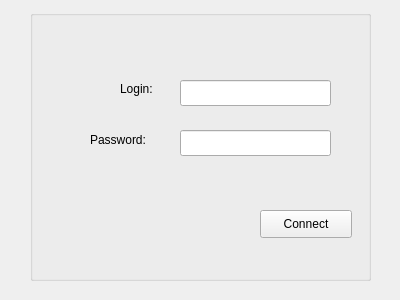
<?xml version="1.0" encoding="UTF-8"?>
<ui version="4.0">
 <class>Form</class>
 <widget class="QWidget" name="Form">
  <property name="geometry">
   <rect>
    <x>0</x>
    <y>0</y>
    <width>400</width>
    <height>300</height>
   </rect>
  </property>
  <property name="windowTitle">
   <string>Form</string>
  </property>
  <widget class="QGroupBox" name="groupBox">
   <property name="geometry">
    <rect>
     <x>30</x>
     <y>10</y>
     <width>341</width>
     <height>271</height>
    </rect>
   </property>
   <property name="title">
    <string/>
   </property>
   <widget class="QPushButton" name="connectButton">
    <property name="geometry">
     <rect>
      <x>230</x>
      <y>200</y>
      <width>92</width>
      <height>28</height>
     </rect>
    </property>
    <property name="text">
     <string>Connect</string>
    </property>
   </widget>
   <widget class="QLineEdit" name="loginE">
    <property name="geometry">
     <rect>
      <x>150</x>
      <y>70</y>
      <width>151</width>
      <height>26</height>
     </rect>
    </property>
   </widget>
   <widget class="QLineEdit" name="passE">
    <property name="geometry">
     <rect>
      <x>150</x>
      <y>120</y>
      <width>151</width>
      <height>26</height>
     </rect>
    </property>
   </widget>
   <widget class="QLabel" name="label">
    <property name="geometry">
     <rect>
      <x>90</x>
      <y>70</y>
      <width>51</width>
      <height>18</height>
     </rect>
    </property>
    <property name="text">
     <string>Login:</string>
    </property>
   </widget>
   <widget class="QLabel" name="label_2">
    <property name="geometry">
     <rect>
      <x>60</x>
      <y>120</y>
      <width>81</width>
      <height>20</height>
     </rect>
    </property>
    <property name="text">
     <string>Password:</string>
    </property>
   </widget>
  </widget>
 </widget>
 <resources/>
 <connections/>
</ui>
